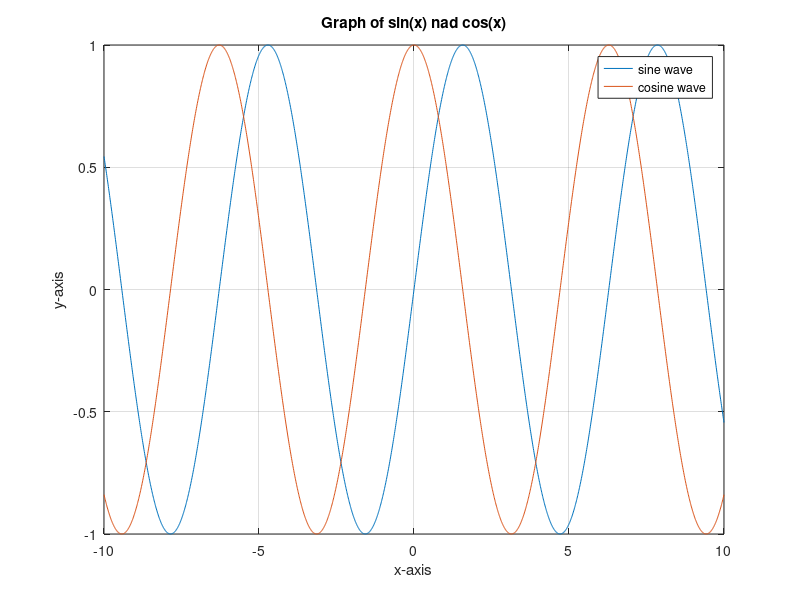

Here is the MATLAB script that generated this plot:
x = -10:0.01:10
y = sin(x)
g = cos(x)
plot(x,y,x,g),xlabel("x-axis"), ylabel("y-axis"), title("Graph of sin(x) nad cos(x)"),legend ("sine wave", "cosine wave"), grid on,



